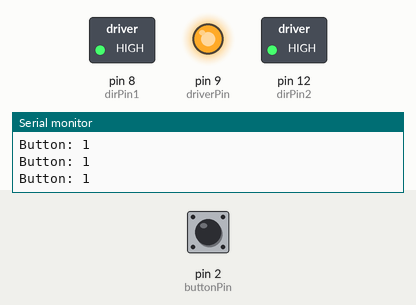
This sketch was run on a simulated Arduino Uno, built with avr-gcc and run on an emulated ATmega328P. Parts: switched loads named in the sketch (green lamp = pin HIGH), output pins drawn as LEDs (lit = HIGH), the last lines printed to the serial monitor. The test bench sets the inputs (shaded band); at power-on: pin 2 (buttonPin) HIGH.

Above: at 1.2 s.
1.3 s: pin 2 (buttonPin) pulled LOW for 0.25 s
At 1.5 s:
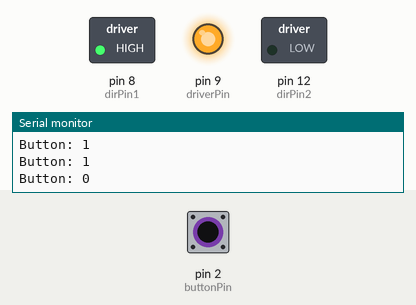
3.1 s: pin 2 (buttonPin) pulled LOW for 3.2 s
At 6.7 s:
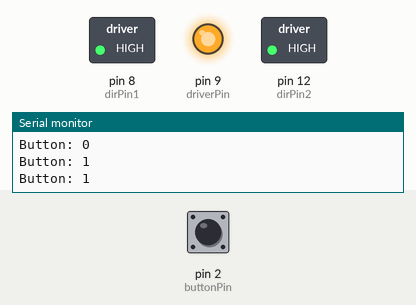
Timing chart, 0 to 8.2 s (numbered marks = the images above; inputs shaded):
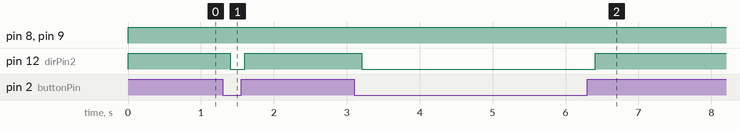

The sketch:

homework38_dc_motor_button.ino
```cpp
/**
 * https://toptechboy.com/arduino-tutorial-38-using-a-tilt-switch-cut-off-with-a-dc-motor/
 * Use DC motor with button
 */
#define UP 1
#define DOWN 0

const int baud = 9600;
const int stepsPR = 2048;
int motSpeed = 2; // in RPM from 2 to 19
const int buttonPin = 2;
const int driverPin = 9;
const int dirPin1 = 8;
const int dirPin2 = 12;

const int delayTime = 200;
int motDir = 1;

void setup() {
  pinMode(buttonPin, INPUT_PULLUP);
  pinMode(driverPin, OUTPUT);
  pinMode(dirPin1, OUTPUT);
  pinMode(dirPin2, OUTPUT);
  Serial.begin(baud);
}

void loop() {
  int buttonVal = digitalRead(buttonPin);
  Serial.println("Button: "+String(buttonVal));
  runMotor(buttonVal==DOWN);
  delay(delayTime);
}

void runMotor(boolean on) {
  digitalWrite(dirPin1, HIGH);
  digitalWrite(dirPin2, on ? LOW : HIGH);
  analogWrite(driverPin, 255);

}
```

Measured:
- after the input at 1.3 s, pin 12 (dirPin2): HIGH → LOW after 0.10 s, → HIGH 0.20 s later
- after the input at 3.1 s, pin 12 (dirPin2): HIGH → LOW after 0.10 s, → HIGH 3.2 s later
